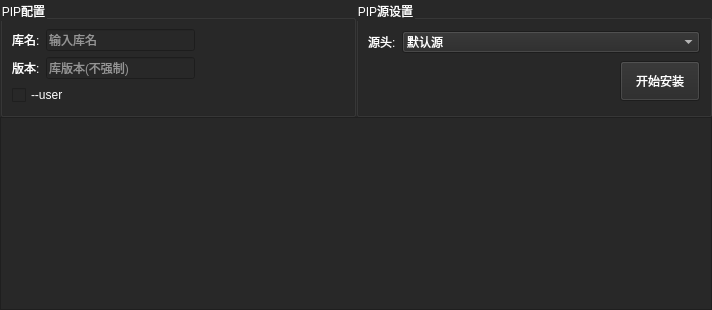
<?xml version="1.0" encoding="UTF-8"?>
<ui version="4.0">
 <class>Form</class>
 <widget class="QWidget" name="Form">
  <property name="geometry">
   <rect>
    <x>0</x>
    <y>0</y>
    <width>712</width>
    <height>310</height>
   </rect>
  </property>
  <property name="windowTitle">
   <string>Form</string>
  </property>
  <property name="styleSheet">
   <string notr="true">background-color: rgb(40, 40, 40);
color: rgb(255, 255, 255);</string>
  </property>
  <layout class="QGridLayout" name="gridLayout_3">
   <property name="leftMargin">
    <number>0</number>
   </property>
   <property name="topMargin">
    <number>0</number>
   </property>
   <property name="rightMargin">
    <number>0</number>
   </property>
   <property name="bottomMargin">
    <number>0</number>
   </property>
   <property name="spacing">
    <number>0</number>
   </property>
   <item row="0" column="0">
    <layout class="QVBoxLayout" name="verticalLayout">
     <item>
      <layout class="QHBoxLayout" name="horizontalLayout_5">
       <property name="spacing">
        <number>0</number>
       </property>
       <property name="leftMargin">
        <number>0</number>
       </property>
       <property name="topMargin">
        <number>0</number>
       </property>
       <property name="rightMargin">
        <number>0</number>
       </property>
       <property name="bottomMargin">
        <number>0</number>
       </property>
       <item>
        <widget class="QGroupBox" name="groupBox">
         <property name="styleSheet">
          <string notr="true">font: 14pt &quot;Arial&quot;;</string>
         </property>
         <property name="title">
          <string>PIP配置</string>
         </property>
         <layout class="QGridLayout" name="gridLayout">
          <item row="2" column="0">
           <widget class="QCheckBox" name="add_user_checkBox">
            <property name="text">
             <string>--user</string>
            </property>
           </widget>
          </item>
          <item row="1" column="0">
           <layout class="QHBoxLayout" name="horizontalLayout_2">
            <item>
             <widget class="QLabel" name="label_2">
              <property name="text">
               <string>版本:</string>
              </property>
             </widget>
            </item>
            <item>
             <widget class="QLineEdit" name="lib_version_lineEdit">
              <property name="placeholderText">
               <string>库版本(不强制)</string>
              </property>
             </widget>
            </item>
            <item>
             <spacer name="horizontalSpacer_3">
              <property name="orientation">
               <enum>Qt::Horizontal</enum>
              </property>
              <property name="sizeHint" stdset="0">
               <size>
                <width>40</width>
                <height>20</height>
               </size>
              </property>
             </spacer>
            </item>
           </layout>
          </item>
          <item row="0" column="0">
           <layout class="QHBoxLayout" name="horizontalLayout">
            <item>
             <widget class="QLabel" name="label">
              <property name="text">
               <string>库名:</string>
              </property>
             </widget>
            </item>
            <item>
             <widget class="QLineEdit" name="lib_name_lineEdit">
              <property name="placeholderText">
               <string>输入库名</string>
              </property>
             </widget>
            </item>
            <item>
             <spacer name="horizontalSpacer_2">
              <property name="orientation">
               <enum>Qt::Horizontal</enum>
              </property>
              <property name="sizeHint" stdset="0">
               <size>
                <width>40</width>
                <height>20</height>
               </size>
              </property>
             </spacer>
            </item>
           </layout>
          </item>
         </layout>
        </widget>
       </item>
       <item>
        <widget class="QGroupBox" name="groupBox_2">
         <property name="styleSheet">
          <string notr="true">font: 14pt &quot;Arial&quot;;</string>
         </property>
         <property name="title">
          <string>PIP源设置</string>
         </property>
         <layout class="QGridLayout" name="gridLayout_2">
          <item row="0" column="0">
           <layout class="QHBoxLayout" name="horizontalLayout_3" stretch="1,20">
            <item>
             <widget class="QLabel" name="label_3">
              <property name="text">
               <string>源头:</string>
              </property>
             </widget>
            </item>
            <item>
             <widget class="QComboBox" name="comboBox">
              <item>
               <property name="text">
                <string>默认源</string>
               </property>
              </item>
              <item>
               <property name="text">
                <string>http://mirrors.aliyun.com/pypi/simple/</string>
               </property>
              </item>
              <item>
               <property name="text">
                <string>http://pypi.douban.com/simple/</string>
               </property>
              </item>
              <item>
               <property name="text">
                <string>https://pypi.tuna.tsinghua.edu.cn/simple/</string>
               </property>
              </item>
              <item>
               <property name="text">
                <string>http://pypi.mirrors.ustc.edu.cn/simple/</string>
               </property>
              </item>
              <item>
               <property name="text">
                <string>http://pypi.hustunique.com/</string>
               </property>
              </item>
             </widget>
            </item>
           </layout>
          </item>
          <item row="1" column="0">
           <layout class="QHBoxLayout" name="horizontalLayout_4">
            <item>
             <spacer name="horizontalSpacer">
              <property name="orientation">
               <enum>Qt::Horizontal</enum>
              </property>
              <property name="sizeHint" stdset="0">
               <size>
                <width>40</width>
                <height>20</height>
               </size>
              </property>
             </spacer>
            </item>
            <item>
             <widget class="QPushButton" name="install_lib_pushButton">
              <property name="minimumSize">
               <size>
                <width>0</width>
                <height>40</height>
               </size>
              </property>
              <property name="text">
               <string>开始安装</string>
              </property>
             </widget>
            </item>
           </layout>
          </item>
         </layout>
        </widget>
       </item>
      </layout>
     </item>
     <item>
      <widget class="QTextBrowser" name="textBrowser">
       <property name="styleSheet">
        <string notr="true">font: 13pt &quot;Arial&quot;;
color: rgb(255, 255, 255);</string>
       </property>
      </widget>
     </item>
    </layout>
   </item>
  </layout>
 </widget>
 <resources/>
 <connections/>
</ui>
